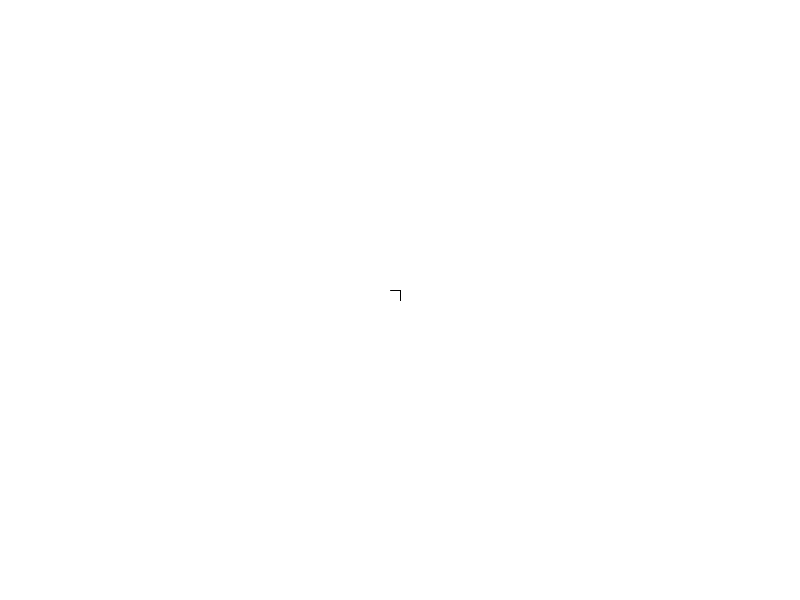
Frame 1 (no input)
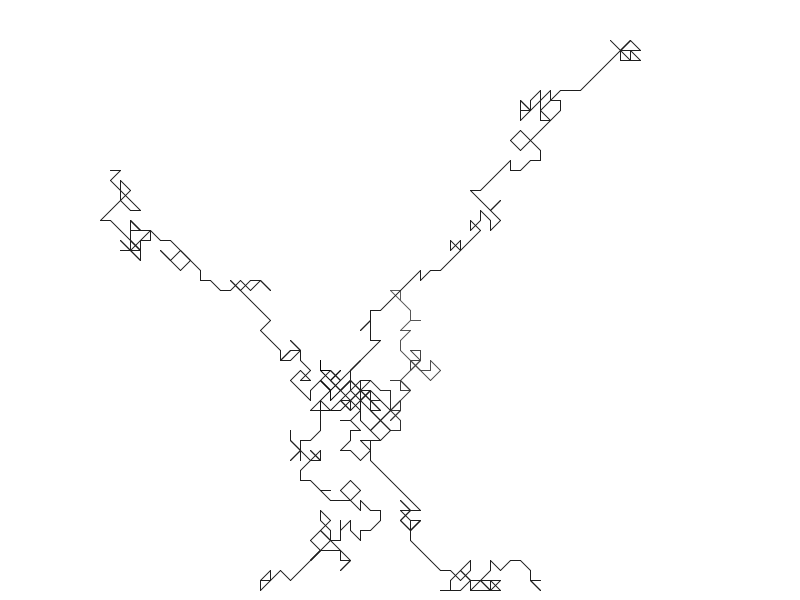
Frame 60 (the mouse pressed at the canvas centre just before this capture)
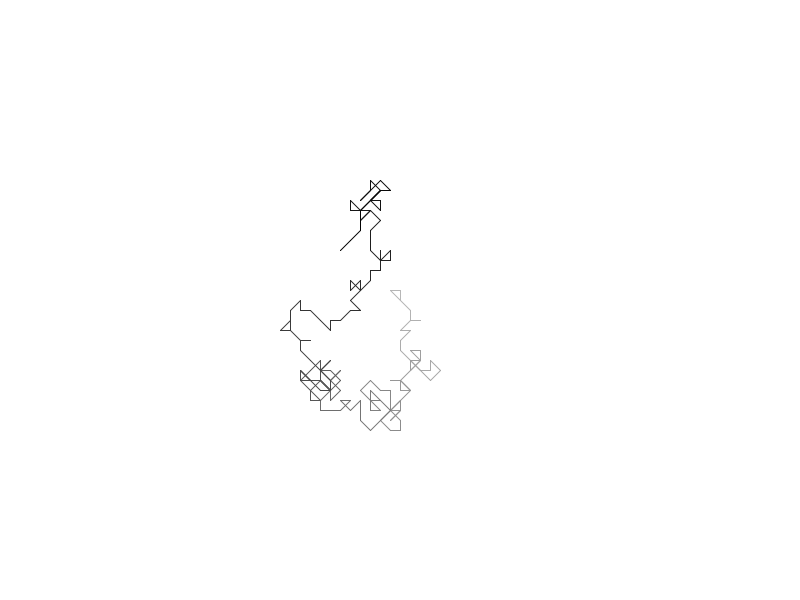
Frame 120 (the mouse held since frame 60 and released just before this capture)

The Processing sketch that drew these frames (run headless with seeded random() and noise(); from frame 60 on, the mouse is pressed at the canvas centre):

// Processing sketch: processing_61716
// ── processing_61716.pde

class Edge {
  private State to;
  private int[] weight;
  
  public Edge(State to, int[] weight) {
    this.to = to;
    this.weight = weight;
  }
  
  public State getTo() { return to; }
  public int[] getWeight() { return weight; }
  
  /*
   * Takes oldPoint and apply this edges weight to it, returning the new transformed point
   */
  public int[] applyWeight(int[] oldPoint) {
     return new int[] {
       oldPoint[0] + weight[0],
       oldPoint[1] + weight[1] };       
  }
}

class State {
  private  HashMap outgoingEdges = new HashMap();  // maping of edge end state id to edge
  private ArrayList outgoingEdgeIds = new ArrayList();  // list of all outgoing edge id's from this state
  private int id;
  
  public State(int id) { this.id = id; }
  public int getId() { return id; }
  
  /*
   * Adds an edge to this state. 
   */  
  public State addEdge(State to, int[] weight) {
    Edge out = new Edge(to, weight);
    outgoingEdges.put(to.getId(), out);
    outgoingEdgeIds.add(to.getId());
    return this;
  }
  
  public State getState(State state) {
    return ((Edge)outgoingEdges.get(state.getId())).getTo(); 
  }
  public State getState(int stateId) {
    return ((Edge)outgoingEdges.get(stateId)).getTo(); 
  }
  
  public Edge getEdge(State state) {
     return (Edge)outgoingEdges.get(state.getId()); 
  }
  public Edge getEdge(int stateId) {
     return (Edge)outgoingEdges.get(stateId); 
  }
  
  /*
   * Gets a outgoing Edge by index, where 0 <= index < this.size()
   */
  public Edge getEdgeByIndex(int index) {
    return (Edge)outgoingEdges.get(outgoingEdgeIds.get(index));
  }
  
  public int outgoingSize() { return outgoingEdgeIds.size(); }
  public ArrayList getEdgeIds() { return outgoingEdgeIds; }
  
  public Edge pickRandomEdge() {
     return (Edge)outgoingEdges.get(outgoingEdgeIds.get(int(random(0, outgoingEdgeIds.size()))));
  }
}

class StateMachine {
  protected State[] states;
  
  /*
   * states: the number of states in the state machine. States MUST be numbered 0 .. states
   */
  public StateMachine(int states) {
    this.states = new State[states];
    for (int i = 0; i < states; i++) {
      this.states[i] = new State(i);
    }
  }
    
  public StateMachine addEdge(State from, State to, int[] weight) {
     states[from.getId()].addEdge(to, weight);
     return this;
  }
  public StateMachine a(State from, State to, int[] weight) {
    return addEdge(from, to, weight);
  }
  
  public StateMachine addEdge(int from, int to, int[] weight) {
     states[from].addEdge(states[to], weight);
     return this; 
  }
  public StateMachine a(int from, int to, int[] weight) {
    return addEdge(from, to, weight);
  }
  
  public StateMachine add0Edge(int from, int to) {
    states[from].addEdge(states[to], new int[] {0, 0});
    return this;
  }
  public StateMachine a0(int from, int to) {
    return add0Edge(from, to);
  }
  
  public State getState(int state) {
    return states[state]; 
  }
  
  /*
   * Gets a random edge
   */
  public Edge pickRandomEdge(int fromState) {
     return states[fromState].pickRandomEdge();
  } 
  
  /*
   * Takes two states, the previous and next, and moves the currentPoint according
   * to the weight of the edge between the two states returning
   * the new point
   */   
  public int[] movePoint(int previousState, int nextState, int[] currentPoint) {
     return states[previousState].getEdge(nextState).applyWeight(currentPoint);
  }
}

/*
 * Provides a method to walk (though a variety of methods)
 * though a state machine, keeping track of the current state and current (x, y) point
 */
class SMWalker {
  private int[] previousPoint;
  public int[] getPreviousPoint() { return previousPoint; }
  
  private int previousState;
  private int getPreviousState() { return previousState; }
  
  private StateMachine stateMachine;
  
 public SMWalker(int startState, int[] startPoint, StateMachine stateMachine) {
   previousPoint = startPoint;
   previousState = startState;
   this.stateMachine = stateMachine;
 }
 
  /**
   * returns the NextPoint according to a random move on the state machine. the next point
   * is bounded by the screen width and height so any illigal moves wont be used
   * this can cause a stack overflow possibly
   */
  public int[] next() {
     Edge nextEdge = stateMachine.pickRandomEdge(previousState);
     int[] nextPoint = nextEdge.applyWeight(previousPoint);
     
     if (nextPoint[0] > 0 && nextPoint[0] < width && nextPoint[1] > 0 && nextPoint[1] < height) {
       previousState = nextEdge.getTo().getId();
       previousPoint = nextPoint;
       return nextPoint;
     } else {
       return next();
     }
  }
  
  /*
   * Gives the next point that is closest to the target x and y values
   */
  public int[] targetedNextPoint(int targetX, int targetY) {
     int currentLowestState = previousState;
     int[] currentLowestPoint = previousPoint;
     double lowestDistance = 100000;
     State state = stateMachine.getState(previousState);
     for (int i = 0; i < state.outgoingSize(); i++) {
       Edge potentialEdge = state.getEdgeByIndex(i);
       int[] potentialNext = potentialEdge.applyWeight(previousPoint);
        double distance = sqrt(sq(potentialNext[0] - targetX) + sq(potentialNext[1] - targetY));        
        if (distance < lowestDistance) {
           currentLowestState = potentialEdge.getTo().getId();
           currentLowestPoint = potentialNext;
           lowestDistance = distance;
        }
     }     

     previousState = currentLowestState;
     previousPoint = currentLowestPoint;
     return currentLowestPoint;
  }
  
  public int[] targetedNextPoint(int targetX, int targetY, int maxChoises) {
     int currentLowestState = previousState;
     int[] currentLowestPoint = previousPoint;
     double lowestDistance = 100000;
     int choises = stateMachine.getState(previousState).outgoingSize() < maxChoises ? stateMachine.getState(previousState).outgoingSize() : maxChoises;
     State state = stateMachine.getState(previousState);
     for (int i = 0; i < choises; i++) {
        Edge potentialNextEdge = state.pickRandomEdge();
        int[] potentialNext = potentialNextEdge.applyWeight(previousPoint);
        double distance = sqrt(sq(potentialNext[0] - targetX) + sq(potentialNext[1] - targetY));
        
        if (distance < lowestDistance) {
           currentLowestState = potentialNextEdge.getTo().getId();
           currentLowestPoint = potentialNext;
           lowestDistance = distance;
        }
     }     

     previousState = currentLowestState;
     previousPoint = currentLowestPoint;
     return currentLowestPoint;    
  }
}

class FadingWalk {
  private double fadeRate;
  private int[][] walk;
  private double currentColor = 0.0;
  
  public boolean finished = false;
  
  /*
   *  fadeRate: amount to fade by each time draw is called
   */
  public FadingWalk(double fadeRate, int walkLength, SMWalker walker) {
    this.fadeRate = fadeRate;
    
    walk = new int[walkLength][2];
    for (int i = 0; i < walkLength; i++) {
      walk[i] = walker.next(); 
    }
    
    finished = false;
  }
  
  public void draw() {
    if (currentColor < 255.0) {
      currentColor += fadeRate;
      stroke((int)(currentColor));
      for (int i = 1; i < walk.length; i++) {
        line(
          walk[i-1][0], walk[i-1][1],
          walk[i][0], walk[i][1]);     
      }
    } else {
      finished = true; 
    }
  }
}

class Trail {
  private int maxAge;
  protected int[][] tail;
  private SMWalker walker;
  protected int currentHead = 0;
  private double colorIncrement;

  public Trail(int maxAge, SMWalker walker) {
    this.maxAge = maxAge;
    tail = new int[maxAge][2];
    this.walker = walker;
    for (int i = 0; i < maxAge; i++) {
      tail[i] = walker.getPreviousPoint();
    }
    colorIncrement = (1.0 / (maxAge * 1.0)) * 255;
  } 
  
  public void next() {
    currentHead = (currentHead + 1) % maxAge;
    tail[currentHead] = walker.next(); 
  }
  
  public void draw() {
     for (int i = 1; i <= currentHead; i++) {
       int currColor = (int)((((currentHead - i) + maxAge) % maxAge) * colorIncrement);
       stroke(currColor);
       line(
         tail[i][0], tail[i][1],
         tail[i-1][0], tail[i-1][1]);
    }
    for (int i = currentHead + 2; i < maxAge; i++) {
       int currColor = (int)((((currentHead - i) + maxAge) % maxAge) * colorIncrement);
       stroke(currColor);
       currColor += colorIncrement;
       line(
         tail[i][0], tail[i][1],
         tail[i-1][0], tail[i-1][1]);
    }
    int currColor = (int)((((currentHead - maxAge) + maxAge) % maxAge) * colorIncrement);
    stroke(currColor);
    line(
      tail[maxAge-1][0], tail[maxAge-1][1],
      tail[0][0], tail[0][1]);   
  }
}

class SpawningTrail extends Trail {
  private StateMachine[] spawnSMs;
  private FadingWalk[] fadingWalks;
  private double spawnProbability;
  private double fadeRate;
  private int spawnWalkLength;

  public SpawningTrail(int maxAge, SMWalker walker, double spawnProbability, double fadeRate, int spawnWalkLength, StateMachine[] spawnSMs) {
     super(maxAge, walker);
     this.spawnSMs = spawnSMs;
     this.spawnProbability = spawnProbability;
     this.fadeRate = fadeRate;
     this.spawnWalkLength = spawnWalkLength;
     fadingWalks = new FadingWalk[spawnSMs.length];
     for (int i = 0; i < spawnSMs.length; i++) {
         fadingWalks[i] = new FadingWalk(255, 0, null);
     }
  }
  
  public void next() {
    for (int i = 0; i < 3; i++) {
      super.next();
    }
    
    if (random(0, 1) < spawnProbability) {
       if (fadingWalks[0].finished) {
          for (int i = 0; i < fadingWalks.length; i++) {
             fadingWalks[i] = new FadingWalk(fadeRate, spawnWalkLength,
                 new SMWalker(0, tail[currentHead], spawnSMs[i]));
          } 
       }
    }
  }
  
  public void draw() {
    super.draw();
   
    for (int i = 0; i < fadingWalks.length; i++) {
        fadingWalks[i].draw(); 
    } 
  }
}

StateMachine sm = new StateMachine(9);
StateMachine[] spawns;
SpawningTrail trail;

void setup() {
  size(800, 600);
  background(255);
  
  sm.a(0, 1, new int[] {-10, 10}).a0(1, 0).a(0, 2, new int[] {0, 10}).a0(2, 0).a(0, 3, new int[] { 10, 10}).a0(3, 0);
  sm.a(0, 4, new int[] {10, 0}).a0(4, 0).a(0, 5, new int[] {10, -10}).a0(5, 0).a(0, 6, new int[] {0, -10}).a0(6, 0).a(0, 7, new int[] {-10, -10}).a0(7, 0);
  sm.a(0, 8, new int[] {-10, 0}).a0(8, 0);
  
  spawns = new StateMachine[4];
  
  // goes top left more (state 7)
  spawns[0] = new StateMachine(9);
  spawns[0].a(0, 1, new int[] {-10, 10}).a0(1, 0).a(0, 2, new int[] {0, 10}).a0(2, 0).a(0, 3, new int[] { 10, 10}).a0(3, 0);
  spawns[0].a(0, 4, new int[] {10, 0}).a0(4, 0).a(0, 5, new int[] {10, -10}).a0(5, 0).a(0, 6, new int[] {0, -10}).a0(6, 0).a(0, 7, new int[] {-10, -10}).a0(7, 0);
  spawns[0].a(0, 8, new int[] {-10, 0}).a0(8, 0).a(0, 7, new int[] {-10, -10}).a0(7, 0).a(0, 7, new int[] {-10, -10}).a0(7, 0);
  
  // goes top right more (state 5)
  spawns[1] = new StateMachine(9);
  spawns[1].a(0, 1, new int[] {-10, 10}).a0(1, 0).a(0, 2, new int[] {0, 10}).a0(2, 0).a(0, 3, new int[] { 10, 10}).a0(3, 0);
  spawns[1].a(0, 4, new int[] {10, 0}).a0(4, 0).a(0, 5, new int[] {10, -10}).a0(5, 0).a(0, 6, new int[] {0, -10}).a0(6, 0).a(0, 7, new int[] {-10, -10}).a0(7, 0);
  spawns[1].a(0, 8, new int[] {-10, 0}).a0(8, 0).a(0, 5, new int[] {10, -10}).a0(5, 0).a(0, 5, new int[] {10, -10}).a0(5, 0);
  
  // goes bottem right more (state 3)]
  spawns[2] = new StateMachine(9);
  spawns[2].a(0, 1, new int[] {-10, 10}).a0(1, 0).a(0, 2, new int[] {0, 10}).a0(2, 0).a(0, 3, new int[] { 10, 10}).a0(3, 0);
  spawns[2].a(0, 4, new int[] {10, 0}).a0(4, 0).a(0, 5, new int[] {10, -10}).a0(5, 0).a(0, 6, new int[] {0, -10}).a0(6, 0).a(0, 7, new int[] {-10, -10}).a0(7, 0);
  spawns[2].a(0, 8, new int[] {-10, 0}).a0(8, 0).a(0, 3, new int[] { 10, 10}).a0(3, 0).a(0, 3, new int[] { 10, 10}).a0(3, 0);
  
  // goes bottem left more (state 1)
  spawns[3] = new StateMachine(9);
  spawns[3].a(0, 1, new int[] {-10, 10}).a0(1, 0).a(0, 2, new int[] {0, 10}).a0(2, 0).a(0, 3, new int[] { 10, 10}).a0(3, 0);
  spawns[3].a(0, 4, new int[] {10, 0}).a0(4, 0).a(0, 5, new int[] {10, -10}).a0(5, 0).a(0, 6, new int[] {0, -10}).a0(6, 0).a(0, 7, new int[] {-10, -10}).a0(7, 0);
  spawns[3].a(0, 8, new int[] {-10, 0}).a0(8, 0).a(0, 1, new int[] {-10, 10}).a0(1, 0).a(0, 1, new int[] {-10, 10}).a0(1, 0);
  
  trail = new SpawningTrail(500, new SMWalker(0, new int[] {400, 300}, sm), 0.01, 5.0, 200, spawns);  
}

void draw() {
  background(255);
  trail.next();
  trail.draw();    
}
